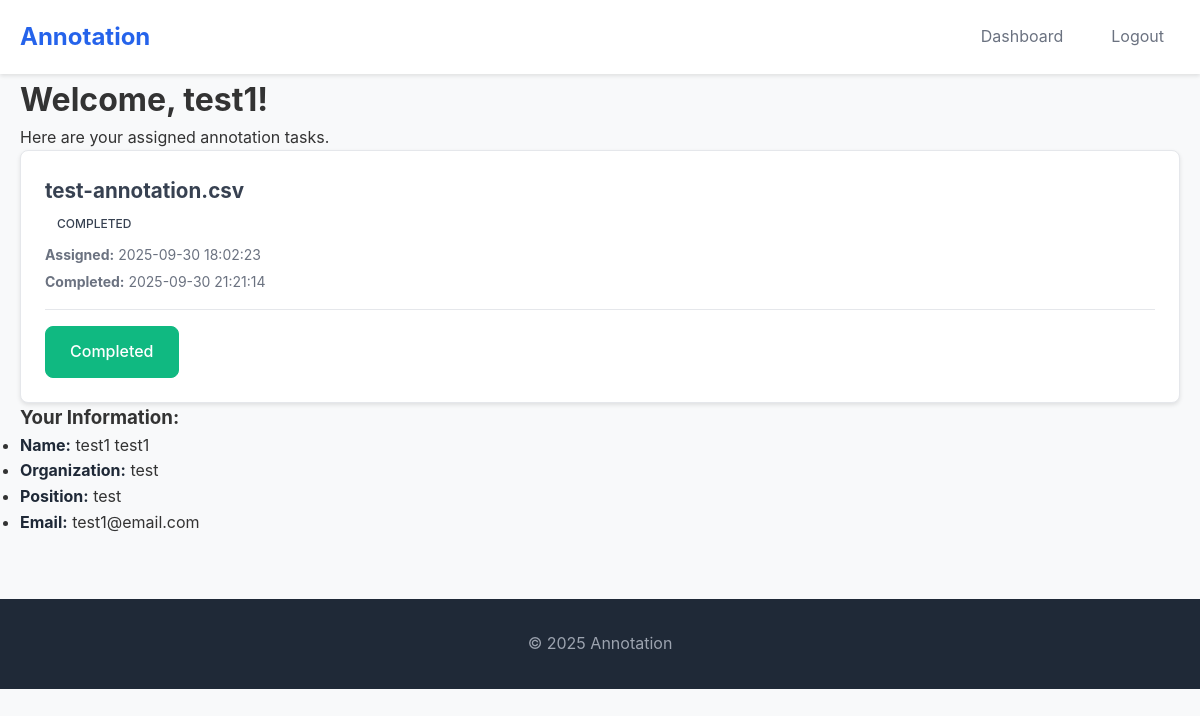
/dashboard (signed in), run on an earlier commit of the app's database.
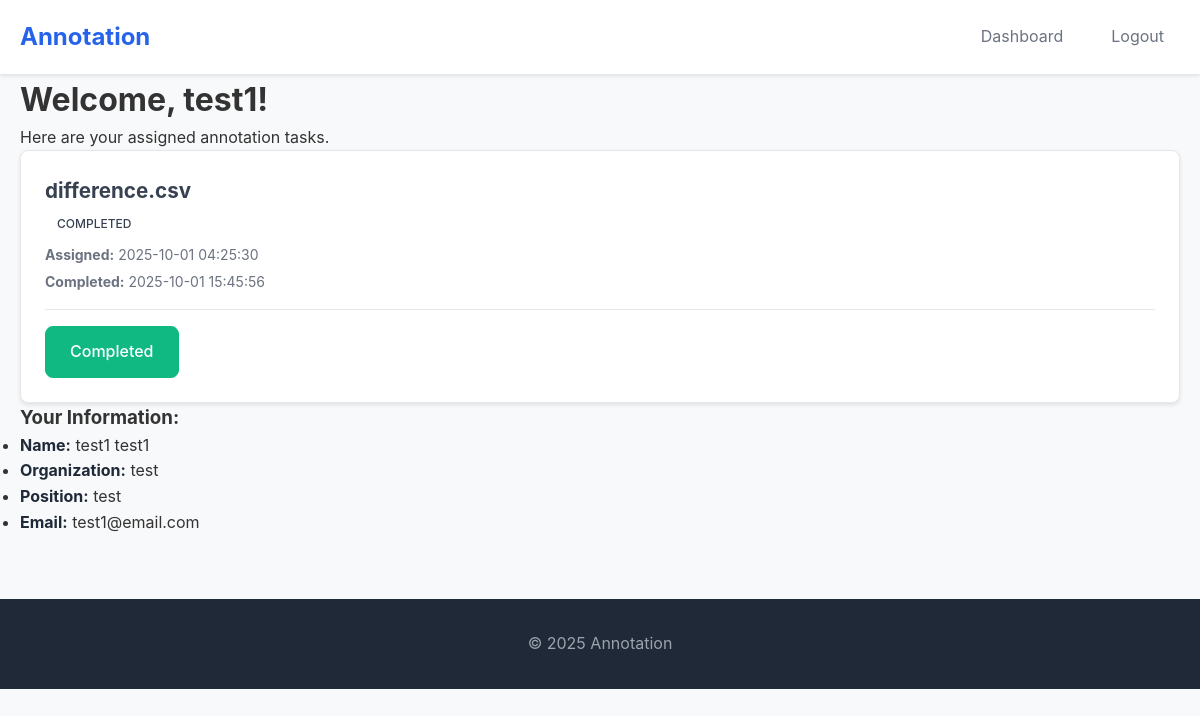
And on a later commit of the database.
### app.py (models this page shows)
class AnnotationAssignment(db.Model):
    id = db.Column(db.Integer, primary_key=True)
    file_id = db.Column(db.Integer, db.ForeignKey('annotation_file.id'), nullable=False)
    user_id = db.Column(db.Integer, db.ForeignKey('user.id'), nullable=False)
    assigned_at = db.Column(db.DateTime, default=datetime.utcnow)
    status = db.Column(db.String(20), default='assigned')  # assigned, in_progress, completed
    completed_at = db.Column(db.DateTime, nullable=True)
    user_file_path = db.Column(db.String(500), nullable=True)  # Path to user's copy
    user = db.relationship('User', backref='assignments')
    __table_args__ = (db.UniqueConstraint('file_id', 'user_id', name='unique_file_user_assignment'),)

class AnnotationFile(db.Model):
    id = db.Column(db.Integer, primary_key=True)
    filename = db.Column(db.String(255), nullable=False)
    original_filename = db.Column(db.String(255), nullable=False)
    file_path = db.Column(db.String(500), nullable=False)
    editable_columns = db.Column(db.Text, nullable=False)  # JSON string of editable column names
    column_configs = db.Column(db.Text, nullable=True)  # JSON string of column configurations (type, dropdown_values)
    created_by = db.Column(db.Integer, db.ForeignKey('user.id'), nullable=False)
    created_at = db.Column(db.DateTime, default=datetime.utcnow)
    is_active = db.Column(db.Boolean, default=True)
    creator = db.relationship('User', backref='created_files')
    assignments = db.relationship('AnnotationAssignment', backref='annotation_file', cascade='all, delete-orphan')

### app.py (the view)
@app.route('/dashboard')
@login_required
def dashboard():
    if current_user.is_admin:
        pending_users = User.query.filter_by(is_approved=False, is_admin=False).all()
        annotation_files = AnnotationFile.query.filter_by(is_active=True).all()
        assignments = AnnotationAssignment.query.join(AnnotationFile).filter(AnnotationFile.is_active==True).all()
        notifications = Notification.query.filter_by(admin_id=current_user.id, is_read=False).order_by(Notification.created_at.desc()).all()
        return render_template('admin_dashboard.html', user=current_user, pending_users=pending_users,
                             annotation_files=annotation_files, assignments=assignments, notifications=notifications)
    else:
        user_assignments = AnnotationAssignment.query.filter_by(user_id=current_user.id).join(AnnotationFile).filter(AnnotationFile.is_active==True).all()
        return render_template('dashboard.html', user=current_user, assignments=user_assignments)

### app.py (called while the page is built)
@login_manager.user_loader
def load_user(user_id):
    return User.query.get(int(user_id))

### templates/dashboard.html (shortened to what this page needs)
{% extends "layout.html" %}
{% block content %}
<div class="page-header">
  <h1>Welcome, {{ user.first_name }}!</h1>
  <p>Here are your assigned annotation tasks.</p>
</div>
<div class="assignments-container">
  {% if assignments %}
    <div class="assignments-grid">
      {% for assignment in assignments %}
      <div class="assignment-card">
        <div class="assignment-header">
          <h3>{{ assignment.annotation_file.original_filename }}</h3>
          <span class="status-badge status-{{ assignment.status }}">{{ assignment.status|title }}</span>
        </div>
        <div class="assignment-details">
          <p><strong>Assigned:</strong> {{ assignment.assigned_at.strftime('%Y-%m-%d %H:%M:%S') }}</p>
          {% if assignment.completed_at %}
            <p><strong>Completed:</strong> {{ assignment.completed_at.strftime('%Y-%m-%d %H:%M:%S') }}</p>
          {% endif %}
        </div>
        <div class="assignment-actions">
          {% if assignment.status == 'assigned' or assignment.status == 'in_progress' %}
            <a href="{{ url_for('annotate_file', assignment_id=assignment.id) }}" class="btn btn-primary">
              {% if assignment.status == 'assigned' %}Start Annotation{% else %}Continue Annotation{% endif %}
            </a>
          {% elif assignment.status == 'completed' %}
            <span class="btn btn-success disabled">Completed</span>
          {% endif %}
        </div>
      </div>
      {% endfor %}
    </div>
  {% endif %}
</div>
<div class="user-info">
  <h3>Your Information:</h3>
  <ul>
    <li><strong>Name:</strong> {{ user.first_name }} {{ user.last_name }}</li>
    <li><strong>Organization:</strong> {{ user.organization }}</li>
    <li><strong>Position:</strong> {{ user.position }}</li>
    <li><strong>Email:</strong> {{ user.email }}</li>
  </ul>
</div>
{% endblock %}

What changed in the data, as far as the page shows it:
removed AnnotationAssignment: annotation_file.original_filename "test-annotation.csv", status "COMPLETED", assigned_at "2025-09-30 18:02:23", completed_at "2025-09-30 21:21:14", shows "Completed"
added AnnotationAssignment: annotation_file.original_filename "difference.csv", status "COMPLETED", assigned_at "2025-10-01 04:25:30", completed_at "2025-10-01 15:45:56", shows "Completed"
